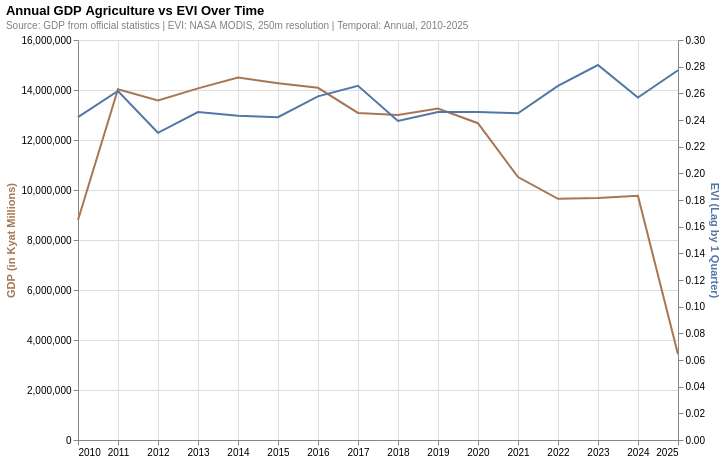

Source (notebook cell):
### Markdown cell above
When these variables are aggregated at the annual level, the trends between EVI and agricultural GDP remain consistent, except after the year 2020 where agricultural GDP shows a sharper decline compared to EVI. This divergence may be attributed to external economic shocks, such as the COVID-19 pandemic and political instability, which affected the agricultural sector beyond what is captured by vegetation health alone.

**It is seen here that the median EVI in July-Sep 2025 which is the beginning of the crop season is higher in 2025 than 2024. The main crop season data for October is incomplete for 2025 at the time of writing.**

### Code cell
base = alt.Chart(
    gdp_quarterly.set_index("date")
    .groupby(pd.Grouper(freq="YS"))
    .agg({"gdp": "sum"})
    .join(evi_adm0_annual)
    .reset_index()
).encode(alt.X("date:T").title(None))

nearest = alt.selection_point(
    nearest=True, on="pointerover", fields=["date"], empty=False
)

when_near = alt.when(nearest)

gdp_line = base.mark_line(color="#A77652", strokeWidth=2).encode(
    y=alt.Y("gdp:Q").axis(title="GDP (in Kyat Millions)", titleColor="#A77652"),
)

evi_line = base.mark_line(color="#5276A7", strokeWidth=2).encode(
    y=alt.Y("evi:Q").axis(title="EVI (Lag by 1 Quarter)", titleColor="#5276A7"),
)

rules = (
    base.mark_rule(color="gray")
    .encode(
        opacity=when_near.then(alt.value(0.3)).otherwise(alt.value(0)),
        tooltip=[
            alt.Tooltip("year(date):T", title="Year"),
            alt.Tooltip("gdp:Q", title="GDP (Kyat Millions)", format=",.2f"),
            alt.Tooltip("evi:Q", title="EVI", format=".4f"),
        ],
    )
    .add_params(nearest)
)

(
    alt.layer(gdp_line, evi_line, rules)
    .resolve_scale(y="independent")
    .properties(width=600, height=400)
    .configure_title(anchor="start", subtitleFontSize=10, subtitleColor="gray")
    .properties(
        title={
            "text": "Annual GDP Agriculture vs EVI Over Time",
            "subtitle": "Source: GDP from official statistics | EVI: NASA MODIS, 250m resolution | Temporal: Annual, 2010-2025",
        }
    )
)

### Figure 1 — Vega-Lite specification as saved in the notebook (floating-point values rounded to 4 significant figures)
{"config": {"view": {"continuousWidth": 300, "continuousHeight": 300}, "title": {"anchor": "start", "subtitleColor": "gray", "subtitleFontSize": 10}}, "layer": [{"mark": {"type": "line", "color": "#A77652", "strokeWidth": 2}, "encoding": {"x": {"field": "date", "title": null, "type": "temporal"}, "y": {"axis": {"title": "GDP (in Kyat Millions)", "titleColor": "#A77652"}, "field": "gdp", "type": "quantitative"}}}, {"mark": {"type": "line", "color": "#5276A7", "strokeWidth": 2}, "encoding": {"x": {"field": "date", "title": null, "type": "temporal"}, "y": {"axis": {"title": "EVI (Lag by 1 Quarter)", "titleColor": "#5276A7"}, "field": "evi", "type": "quantitative"}}}, {"mark": {"type": "rule", "color": "gray"}, "encoding": {"opacity": {"condition": [{"param": "param_ee5dd68014745b8d", "value": 0.3, "empty": false}], "value": 0}, "tooltip": [{"field": "date", "timeUnit": "year", "title": "Year", "type": "temporal"}, {"field": "gdp", "format": ",.2f", "title": "GDP (Kyat Millions)", "type": "quantitative"}, {"field": "evi", "format": ".4f", "title": "EVI", "type": "quantitative"}], "x": {"field": "date", "title": null, "type": "temporal"}}, "name": "view_7ac65d9e595f3d8c_2"}], "data": {"name": "data-94e4f6443efd910bd935987ef71401f4"}, "height": 400, "params": [{"name": "param_ee5dd68014745b8d", "select": {"type": "point", "fields": ["date"], "nearest": true, "on": "pointerover"}, "views": ["view_7ac65d9e595f3d8c_2"]}], "resolve": {"scale": {"y": "independent"}}, "title": {"text": "Annual GDP Agriculture vs EVI Over Time", "subtitle": "Source: GDP from official statistics | EVI: NASA MODIS, 250m resolution | Temporal: Annual, 2010-2025"}, "width": 600, "$schema": "https://vega.github.io/schema/vega-lite/v6.1.0.json", "datasets": {"data-94e4f6443efd910bd935987ef71401f4": [{"date": "2010-01-01T00:00:00", "gdp": 8800000.0, "evi": 0.2421}, {"date": "2011-01-01T00:00:00", "gdp": 14030000.0, "evi": 0.2617}, {"date": "2012-01-01T00:00:00", "gdp": 13580000.0, "evi": 0.2304}, {"date": "2013-01-01T00:00:00", "gdp": 14060000.0, "evi": 0.246}, {"date": "2014-01-01T00:00:00", "gdp": 14500000.0, "evi": 0.2431}, {"date": "2015-01-01T00:00:00", "gdp": 14270000.0, "evi": 0.2421}, {"date": "2016-01-01T00:00:00", "gdp": 14090000.0, "evi": 0.2578}, {"date": "2017-01-01T00:00:00", "gdp": 13080000.0, "evi": 0.2656}, {"date": "2018-01-01T00:00:00", "gdp": 13000000.0, "evi": 0.2392}, {"date": "2019-01-01T00:00:00", "gdp": 13260000.0, "evi": 0.246}, {"date": "2020-01-01T00:00:00", "gdp": 12670000.0, "evi": 0.246}, {"date": "2021-01-01T00:00:00", "gdp": 10520000.0, "evi": 0.245}, {"date": "2022-01-01T00:00:00", "gdp": 9645000.0, "evi": 0.2656}, {"date": "2023-01-01T00:00:00", "gdp": 9677000.0, "evi": 0.2812}, {"date": "2024-01-01T00:00:00", "gdp": 9769000.0, "evi": 0.2568}, {"date": "2025-01-01T00:00:00", "gdp": 3435000.0, "evi": 0.2773}]}}
